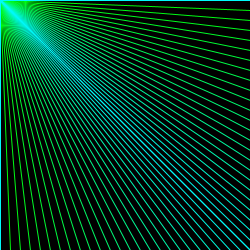
Frame 1 (no input)
Frame 60 (the mouse pressed at the canvas centre just before this capture): identical to frame 1, image omitted
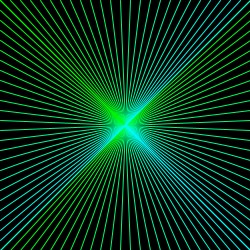
Frame 120 (the mouse held since frame 60 and released just before this capture)

The Processing sketch that drew these frames (run headless with seeded random() and noise(); from frame 60 on, the mouse is pressed at the canvas centre):

// Processing sketch: processing_169574
// ── processing_169574.pde

void setup(){
  size (250,250);
  
}

void draw(){
  background (0);
  for(int i=0; //comienza en cero//
        i<=height; //límite, puede ser width o height también, se pone mayor o igual para que no quede ningún hueco
        i+=10) // i=i+10 o sea que aumenta de 10 en 10
        {
  
        stroke(0,250,i);  
    line(mouseX,mouseY,width,i);
    
         //stroke(255,i+50,i+50);  
    line(0,i,mouseX,mouseY);
    
         //stroke(255,i+50,i+50);  
    line(mouseX,mouseY,i,height);
    
         //stroke(255,i+50,i+50);  
    line(i,0,mouseX,mouseY);
 
  }
}
  
